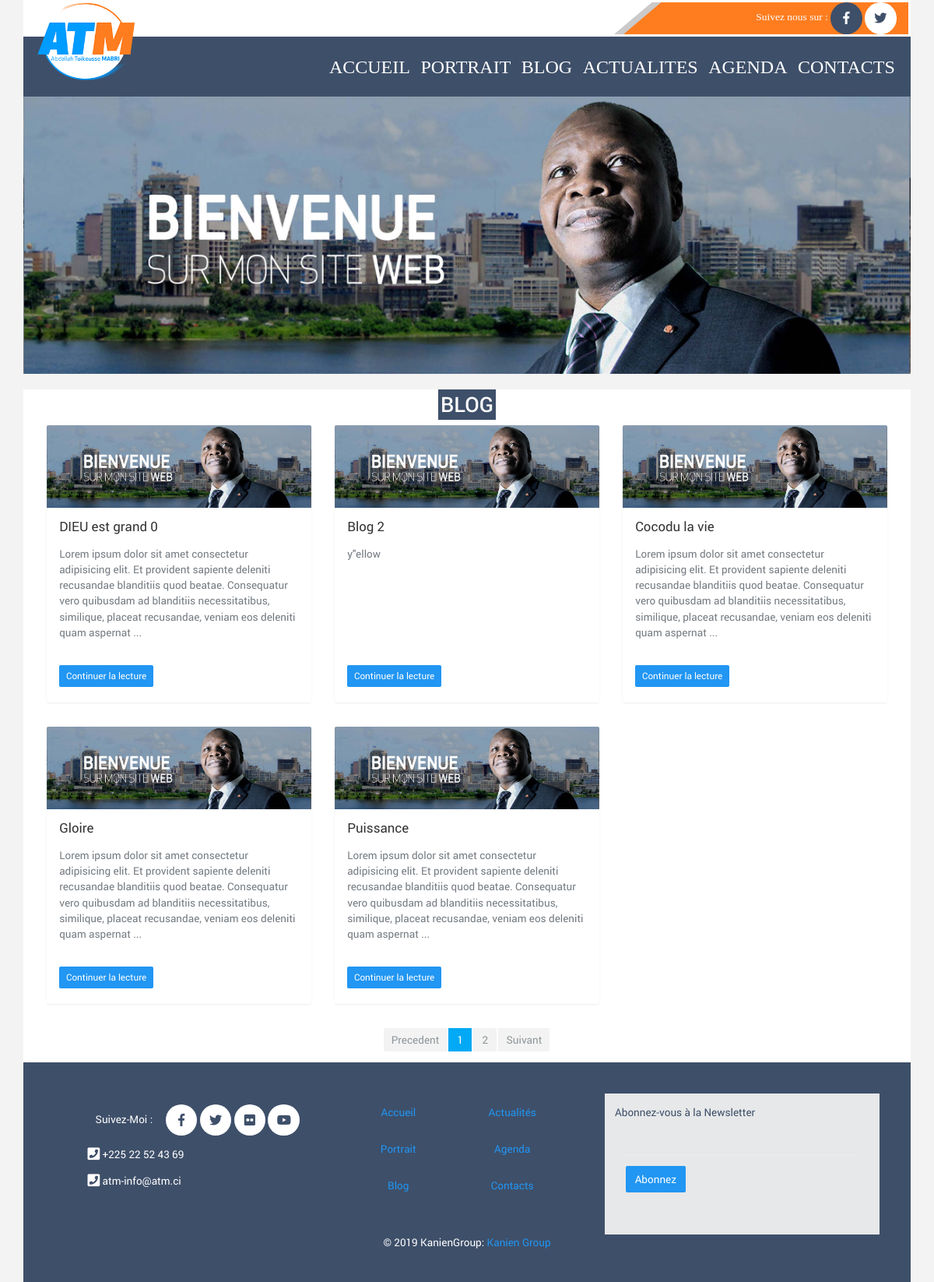
Screenshot of /index.php/blog with the database file from the repository.
### tables this page shows
create table if not exists `blog` (
  id int not null unique auto_increment,
  titre varchar(100) not null,
  contenu TEXT not null,
  date_creation date not null,
  date_pub date,
  periode_pub_debut date,
  periode_pub_fin date,
  lien_img varchar(200) not null,
  etat varchar(50) not null,
  user varchar(50) not null,
  nombre_vue smallint unsigned default 100,
  idcategorie int not null,
  primary key (`id`),
  foreign key(etat) references etat(libelle)  on delete cascade,
  foreign key(user) references user(login)  on delete cascade,
  foreign key(idcategorie) references categorie(id)  on delete cascade
);

### application/controllers/Blog.php (called while the page is built, shortened)
<?php
class Blog extends CI_Controller
{
    public function index()
    {
        $rep_blog = $this->get_list_blog();
        $data['list_article'] = $rep_blog['list_blog'];
        $data['nbre_article_total'] = $rep_blog['nbre_blog'];
        $nbre_article_par_page = 5;
        $nbre_page = 0;
        $nbre_article_derniere_page = 0;
        if ($data['nbre_article_total']>$nbre_article_par_page) {
            $nbre_page = intval($data['nbre_article_total']/$nbre_article_par_page);
        } else {
        $nbre_page = 1;
        }
        $data['nbre_article_par_page'] = $nbre_article_par_page;
        $data['nbre_page'] = $nbre_page;
        $data['nbre_article_derniere_page'] = $nbre_article_derniere_page;
        $data['titre_page'] = "ATM";
        $data['page']='blog';
        $this->load->view('pages/main_layout',$data);
    }
    private function get_list_blog()
    {
        $this->load->model('chargement_data_model');
        return $this->chargement_data_model->get_list_blog_a_jour();
    }
}

### index.php (called while the page is built, shortened)
<?php
require_once BASEPATH.'core/CodeIgniter.php';

### application/models/Chargement_data_model.php (called while the page is built, shortened)
<?php  if ( ! defined('BASEPATH')) exit('No direct script access allowed');
class Chargement_data_model extends CI_Model
{
	public function get_list_blog_a_jour()
	{
		$datestring = "%Y-%m-%d";
        $time = time();
        $date = mdate($datestring, $time);
		$query = $this->db->query("select blog.id, blog.titre, blog.contenu, blog.date_creation, blog.date_pub, blog.periode_pub_debut, blog.periode_pub_fin, blog.lien_img, blog.etat, blog.user, blog.nombre_vue, blog.idcategorie, categorie.libelle as categorie from blog join categorie where blog.idcategorie=categorie.id and (etat='Publier' or (etat='Publier sur une période' and periode_pub_fin>='$date')) order by date_pub ASC");
		$infos['list_blog'] = $query->result_array();
		$infos['nbre_blog'] = $query->num_rows();
		return $infos;
	}
}

### application/helpers/MY_url_helper.php (called while the page is built, shortened)
<?php
if ( ! function_exists('site_url'))
{
    function site_url($uri = '')
	{
	    if( ! is_array($uri))
	    {
	        $uri = func_get_args();
	    }
	    $CI =& get_instance();
	    return $CI->config->site_url($uri);
	}
}
 ?>

### application/views/pages/blog.php (the view, shortened to what this page needs)
<div class="container">
    <div class="row">
        <img class="img-fluid" src="<?php echo base_url('assets/img/sliders/slide1.jpg'); ?>" alt="First slide">
    </div>
    <div class="container">
    </div>
    <div class="row bg-white">
        <div class="col-md-12 text-center">
            <h2 class="fb-color title_one text-white p-1">BLOG</h2>
        </div>
    </div>
    <section class="row bg-white">
        <header class="container h-100">
            <div class="d-flex align-items-center justify-content-center h-100">
                <div class="d-flex flex-column col-12">
                    <div class="container">
                        <div class="row bg-white justify-content-center">
                            <?php
                            if ($nbre_article_total>0) {
                            ?>
                                <?php
                                $valeur_finale = -1;
                                for ($i=1; $i <= $nbre_page; $i++) {
                                ?>
                                    <div id="<?= 'page_'.$i; ?>" class="row view_page">
                                    <?php
                                    $valeur_initiale = $valeur_finale + 1;
                                    $valeur_finale = $valeur_initiale + ($nbre_article_par_page - 1);
                                    if ($i==$nbre_page) {
                                        $valeur_finale = $nbre_article_total - 1;
                                    }
                                    for ($j=$valeur_initiale; $j <= $valeur_finale; $j++) {
                                    ?>
                                        <div class="col-md-4 col-sm-6">
                                            <div class="card border border-0">
                                                <img src="<?= base_url('assets/img/sliders/slide1.jpg'); ?>" class="card-img-top" alt="...">
                                                <div class="card-body" style="height: 250px;">
                                                    <h5 class="card-title"><?= $list_article[$j]['titre']; ?></h5>
                                                    <p class="card-text">
                                                        <?php
                                                        if (strlen($list_article[$j]['contenu'])>250)
                                                            echo substr($list_article[$j]['contenu'],0,250).' ...';
                                                        else
                                                            echo $list_article[$j]['contenu'];
                                                        ?>
                                                    </p>
                                                    <a href="<?= site_url('blog/view/'.$list_article[$j]['id']); ?>" class="btn btn-primary btn-sm" style="position: absolute; bottom: 20px;">Continuer la lecture</a>
                                                </div>
                                            </div>
                                        </div>
                                    <?php
                                    }
                                    ?>
                                    </div>
                                <?php
                                }
                                ?>
                                <div id="page">
                                    <ul class="pagination"></ul>
                                </div>
                            <?php
                            }
                            ?>
                        </div>
                    </div>
                </div>
            </div>
        </header>
    </section>
</div>

### assets/css/style.css (style rules this page uses)
body { font-family: 'ApexNew-Book'; }
h2 { font-family: 'ApexNew-Medium'; }
.fb-color { background: #3e4f69; }
.title_one { display: inline-block; color: #cdeafc !important; }

### rows the page displays
blog: titre "DIEU est grand 0", contenu "Lorem ipsum dolor sit amet consectetur adipisicing elit. Et provident sapiente deleniti recusandae blanditiis quod beatae. Consequatur vero quibusdam ad blanditiis necessitatibus, similique, placeat recusandae, veniam eos deleniti quam aspernat"
blog: titre "Blog 2", contenu "y\"ellow"
blog: titre "Cocodu la vie", contenu "Lorem ipsum dolor sit amet consectetur adipisicing elit. Et provident sapiente deleniti recusandae blanditiis quod beatae. Consequatur vero quibusdam ad blanditiis necessitatibus, similique, placeat recusandae, veniam eos deleniti quam aspernat"
blog: titre "Gloire", contenu "Lorem ipsum dolor sit amet consectetur adipisicing elit. Et provident sapiente deleniti recusandae blanditiis quod beatae. Consequatur vero quibusdam ad blanditiis necessitatibus, similique, placeat recusandae, veniam eos deleniti quam aspernat"
blog: titre "Puissance", contenu "Lorem ipsum dolor sit amet consectetur adipisicing elit. Et provident sapiente deleniti recusandae blanditiis quod beatae. Consequatur vero quibusdam ad blanditiis necessitatibus, similique, placeat recusandae, veniam eos deleniti quam aspernat"
